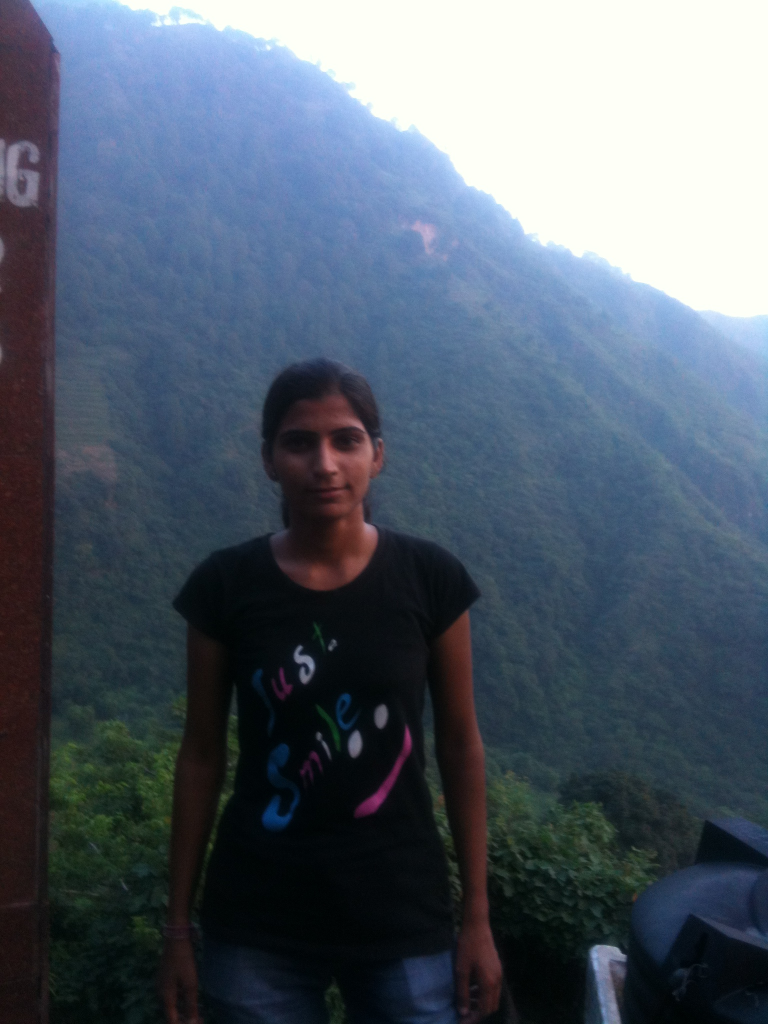
#> input picture IMG_0140.JPG, 1536 x 2048 px, given in place of the camera (shown at 1/2 size)
$ python color_filteringg.py
#> lines starting #> are read from the running program, lines starting #| are printed output that depends on the picture; after the words box and inside, x2 and y2 are one past the last pixel; in counts of white or black regions, pixels touching at a corner belong together
import cv2
import numpy as np

cap = cv2.VideoCapture(0)
# to save video we use VideoWriter
# fourcc = cv2.VideoWriter_fourcc(*'XVID')
# out = cv2.VideoWriter('output.avi', fourcc, 20.0, (640, 480))


while True:
    _, frame = cap.read()
#> frame is the input picture: shape (2048, 1536, 3); mean B, G, R 107.7, 94.4, 83.4
    hsv = cv2.cvtColor(frame, cv2.COLOR_BGR2HSV)
#> hsv: shape (2048, 1536, 3); mean H, S, V 91, 97.9, 111.4
    #   HSV = hue sat value

    lower_red = np.array([60, 60, 60])
    upper_red = np.array([180, 255, 255])
    #    lower_red = np.array([0, 0, 0])
    #    upper_red = np.array([255, 255, 255])

    mask = cv2.inRange(hsv, lower_red, upper_red)
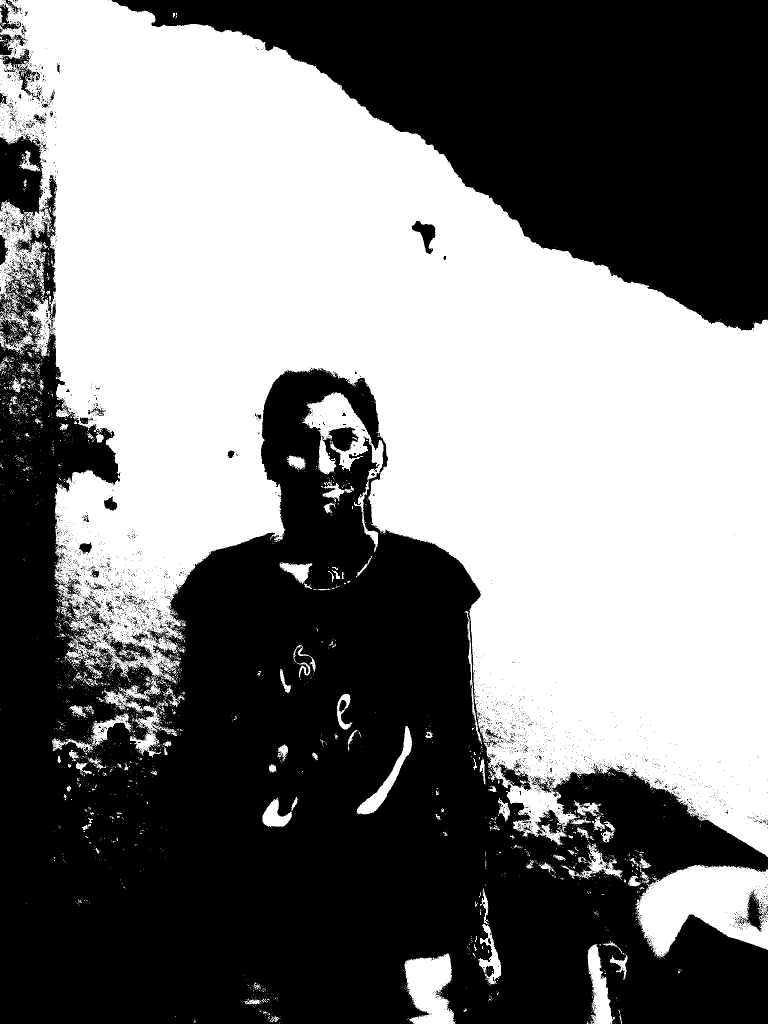
#> mask: shape (2048, 1536) (shown at 1/2 size); 48.5% white; 3178 white regions (3012 under 20 px), largest, box (x1, y1, x2, y2) and area: (0, 0, 1536, 1714) 1425468, (1271, 1729, 1536, 1914) 31454, (604, 784, 767, 1105) 12127
    result = cv2.bitwise_and(frame, frame, mask=mask)  # this result is the mixture of frames and mask
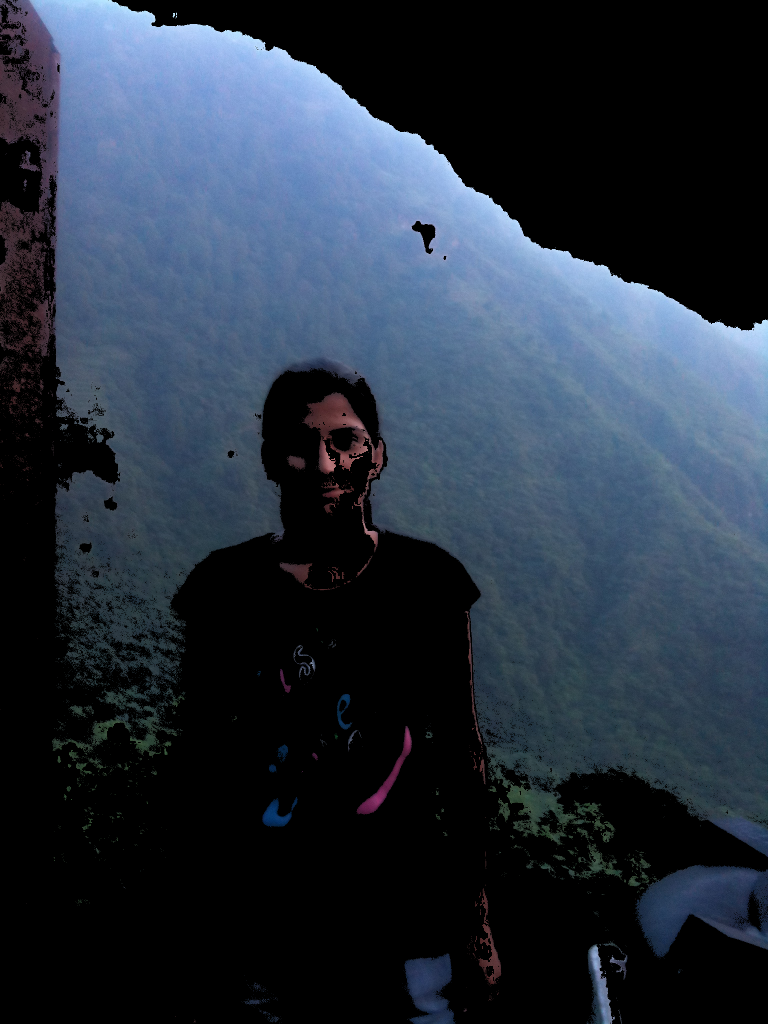
#> result: shape (2048, 1536, 3) (shown at 1/2 size); mean B, G, R 63.4, 49.7, 39.5
    final_result = cv2.resize(result, (300, 300))
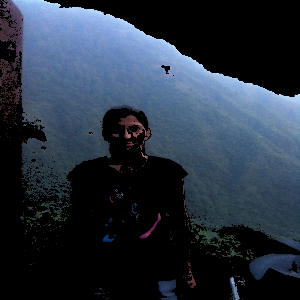
#> final_result: shape (300, 300, 3); mean B, G, R 63.3, 49.7, 39.5
    final_mask = cv2.resize(mask, (300, 300))
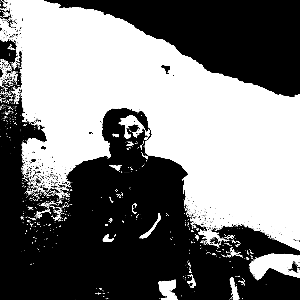
#> final_mask: shape (300, 300); min 0, max 255, mean 123.6
    final_frame = cv2.resize(frame, (300, 300))
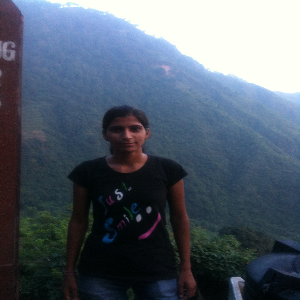
#> final_frame: shape (300, 300, 3); mean B, G, R 107.6, 94.3, 83.3

    cv2.imshow('frame', final_frame)
    cv2.imshow('mask', final_mask)
    cv2.imshow('final_result', final_result)

    if cv2.waitKey(1) == 13:
#> (key Esc is pressed here)
        break

cap.release()
# cap.release()
cv2.destroyAllWindows()
